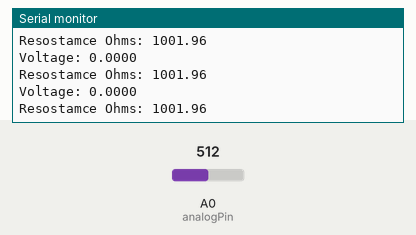
A sketch run on a simulated Arduino Uno, built with avr-gcc and run on an emulated ATmega328P. On the bench: the last lines printed to the serial monitor. The test bench sets the inputs (shaded band); at power-on: A0 (analogPin) = 512.

Above: at 1.2 s.
1.3 s: A0 (analogPin) set to 1009
At 2.1 s:
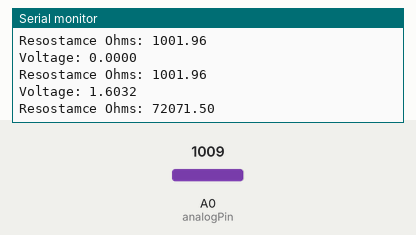
2.8 s: A0 (analogPin) set to 1023
At 3.7 s:
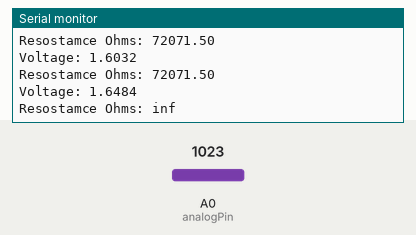
Timing chart, 0 to 5.8 s (numbered marks = the images above; inputs shaded):
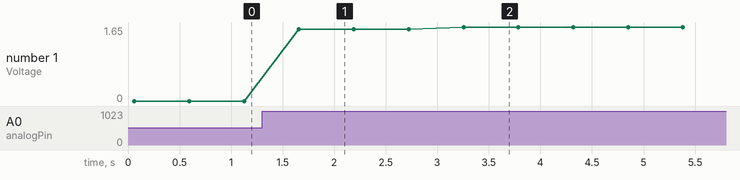

Measured:
- the behaviour switches between 1022 and 1023 on A0 (analogPin) (found by bisection; images 1 and 2)
- after the input at 1.3 s, the serial monitor: prints a new line after 0.36 s (image 1)
- after the input at 2.8 s, the serial monitor: prints a new line after 0.46 s (image 2)
- plotted number 1: 0 → 1.6 after the input at 1.3 s, 1.6 → 1.65 after the input at 2.8 s

The sketch:

Multimeter.ino
```cpp
const int analogPin = A0;
const float referenceVoltage = 3.3;
const int resolution = 1023;   // 10-bit ADC (0–1023)


int rawOffset = 0;             // Offset value (calibration)

void setup()
{
 Serial.begin(9600);

  // --- Offset calibration (run once at startup) ---
  long offsetSum = 0;

  for (int i = 0; i < 100; i++) {
    offsetSum += analogRead(analogPin);
    delayMicroseconds(200);
  }

  rawOffset = offsetSum / 100;   // Average offset value

}
void loop() {

  // --- Take 100 samples and calculate average ---
  long sum = 0;

  for (int i = 0; i < 100; i++) {
    sum += analogRead(analogPin);
    delayMicroseconds(200);
  }

  float rawAverage = sum / 100.0;

  // --- Remove offset ---
  float correctedRaw = rawAverage - rawOffset;

  if (correctedRaw < 0) {
    correctedRaw = 0;
  }

  // --- Convert to voltage ---
  float voltage = correctedRaw * (referenceVoltage / resolution);

  // Print result
  Serial.print("Voltage: ");
  Serial.println(voltage, 4);

  //resistance result

  float resistance = measureResistance();
  Serial.print("Resostamce Ohms: ");
  Serial.println(resistance);


  delay(500);
}

float measureResistance() {
  const float Vcc = 5.0;
  const float Rknown = 1000.0;

  int raw = analogRead(A0);
  float Vout = raw * (Vcc / 1023.0);

  float Runknown = Rknown * (Vout / (Vcc - Vout));

  return Runknown;
}
```
